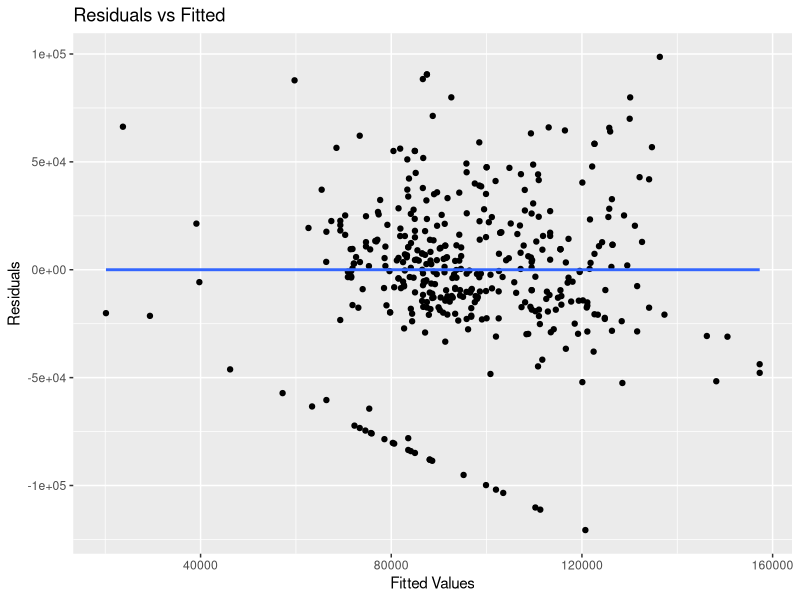
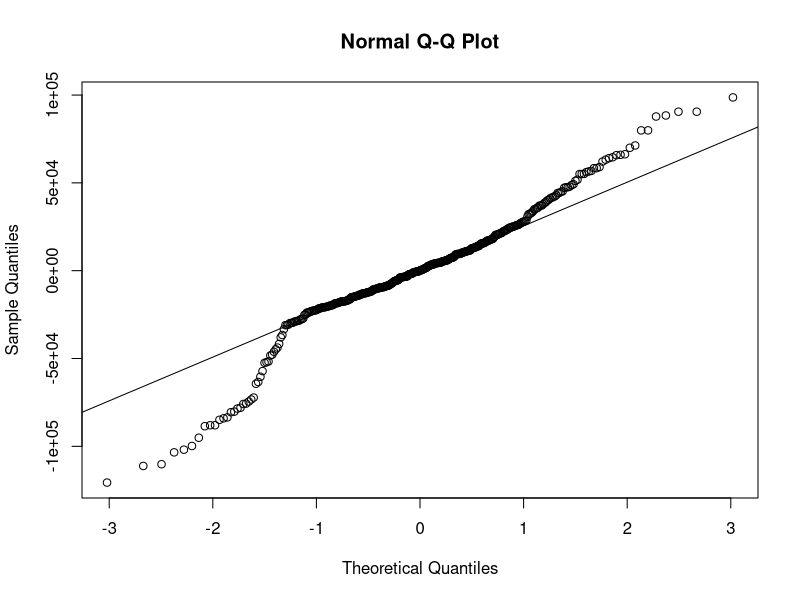

R code for these plots, in order:
## ---- chunk 1
library(tidyverse)
library(broom)

jobs <- read_csv("EnvEng500.csv")

jobs <- jobs %>%
  mutate(
    years_of_experience = na_if(years_of_experience, "X")  # Replace 'X' with NA
  ) %>%
  mutate(
    years_of_experience = as.numeric(years_of_experience)  # Convert to numeric
  ) %>%
  filter(!is.na(years_of_experience))  # Remove rows where years_of_experience is NA


jobs <- jobs %>%
  mutate(
    education_requirements = na_if(education_requirements, "X"),
  ) %>%
  filter(!is.na(years_of_experience))  # Remove rows where years_of_experience is NA

jobs <- jobs %>%
  mutate(
    average_salary = (Salary_Low + Salary_High) / 2,
    education_requirements = as.factor(education_requirements),
    Company_Size = as.factor(Company_Size),
    Company_Revenue = as.factor(Company_Revenue),
    Company_Type = as.factor(Company_Type)
  )
average_salary_overall <- mean(jobs$average_salary, na.rm = TRUE)
print(sprintf("Average salary offer: %.3f", average_salary_overall))

## ---- chunk 2
model <- lm(average_salary ~ education_requirements + years_of_experience + Company_Size + Company_Revenue, data = jobs)

summary(model)

# Diagnostics
library(ggplot2)
model %>% 
  augment() %>%
  ggplot(aes(.fitted, .resid)) +
  geom_point() +
  geom_smooth(method = "lm", se = FALSE) +
  labs(title = "Residuals vs Fitted", x = "Fitted Values", y = "Residuals")

# QQ plot for normality
qqnorm(resid(model))
qqline(resid(model))
## ---- chunk 3
interaction_model <- lm(average_salary ~ education_requirements * years_of_experience + Company_Size + Company_Revenue, data = jobs)

summary(interaction_model)

## ---- chunk 4
model_sum <- tidy(model)
interaction_model_sum <- tidy(interaction_model)

# Print summaries for review
print(model_sum)
print(interaction_model_sum)


